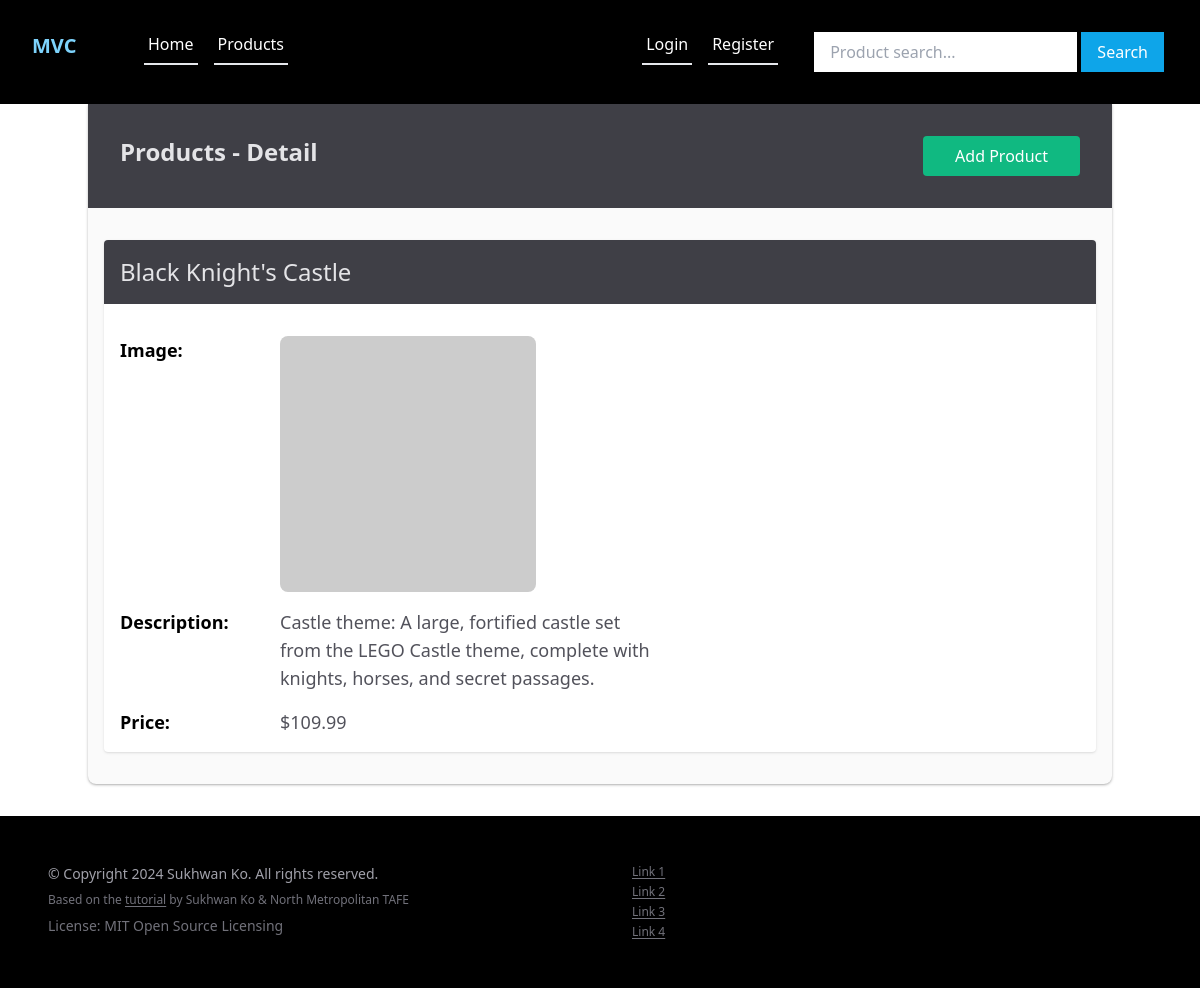
/products/6086, run on the app's committed database.
### tables this page shows
CREATE TABLE IF NOT EXISTS `products` (
	`id` BIGINT unsigned NOT NULL AUTO_INCREMENT,
	`user_id` bigint unsigned DEFAULT 10,
	`name` varchar(255) NOT NULL,
	`description` TEXT,
	`price` INT unsigned DEFAULT NULL,
	`created_at` TIMESTAMP NULL DEFAULT CURRENT_TIMESTAMP,
	PRIMARY KEY (`id`));

### App/Controllers/ProductController.php (called while the page is built, shortened)
<?php
class ProductController
{
  protected $db;
  public function __construct()
  {
    $config = require basePath('config/db.php');
    $this->db = new Database($config);
  }
  public function show($params)
  {
    $id = $params['id'] ?? '';
    $params = [
      'id' => $id
    ];
    $sql = 'SELECT * FROM products WHERE id = :id';
    $product = $this->db->query($sql, $params)->fetch();
    loadView('products/show', [
      'product' => $product
    ]);
  }
}

### public/index.php (called while the page is built, shortened)
<?php
require '../helpers.php';
$router = new Router();
$uri = parse_url($_SERVER['REQUEST_URI'], PHP_URL_PATH);
$router->route($uri);

### Framework/Session.php (called while the page is built, shortened)
<?php
class Session
{
  public static function has(string $key): bool
  {
    return isset($_SESSION[$key]);
  }
}

### Framework/Middleware/Authorise.php (called while the page is built, shortened)
<?php
class Authorise
{
  public function isAuthenticated(): bool
  {
    return Session::has('user');
  }
}

### config/db.php (called while the page is built)
<?php
return [
  'host' => 'db',
  'port' => 3306,
  'dbname' => 'sk_saas_vanilla_mvc',
  'username' => 'sk_saas_vanilla_mvc',
  'password' => 'PasswordSecret'
];

### Framework/Database.php (called while the page is built, shortened)
<?php
class Database
{
  public $conn;
  public function __construct(array $config)
  {
    $host = $config['host'];
    $port = $config['port'];
    $dbName = $config['dbname'];
    $dsn = "mysql:host={$host};port={$port};dbname={$dbName}";
    $options = [
      PDO::ATTR_ERRMODE => PDO::ERRMODE_EXCEPTION,
      PDO::ATTR_DEFAULT_FETCH_MODE => PDO::FETCH_OBJ
    ];
    $userName = $config['username'];
    $userPass = $config['password'];
    try {
      $this->conn = new PDO($dsn, $userName, $userPass, $options);
    } catch (PDOException $e) {
      throw new Exception("Query failed to execute: {$e->getMessage()}");
    }
  }
  public function query(string $query, array $params = []): PDOStatement
  {
    try {
      $statement = $this->conn->prepare($query);
      foreach ($params as $param => $value) {
        $statement->bindValue(':' . $param, $value);
      }
      $statement->execute();
      return $statement;
    } catch (PDOException $e) {
      throw new Exception("Query failed to execute: {$e->getMessage()}");
    }
  }
}

### App/views/products/show.view.php (the view, shortened to what this page needs)
<?php
loadPartial('navigation');
?>
<main class="container mx-auto bg-zinc-50 py-8 px-4 shadow shadow-black/25 rounded-b-lg flex flex-col flex-grow">
  <article>
    <header class="bg-zinc-700 text-zinc-200 -mx-4 -mt-8 p-8 mb-8 flex">
      <h1 class="grow text-2xl font-bold ">Products - Detail</h1>
      <p class="text-md flex-0 px-8 py-2 bg-emerald-500 hover:bg-emerald-600 text-white rounded transition ease-in-out duration-500">
        <a href="/products/create">Add Product</a>
      </p>
    </header>
    <section class="w-full bg-white shadow rounded p-4 flex flex-col gap-4">
      <h4 class="-mx-4 bg-zinc-700 text-zinc-200 text-2xl p-4 -mt-4 mb-4 rounded-t flex-0 flex justify-between">
        <?= $product->name ?>
      </h4>
      <section class="flex-grow flex flex-row">
        <h5 class="text-lg font-bold w-1/6 min-w-1/6">
          Image:
        </h5>
        <p class="grow">
          <img class="w-64 h-64 rounded-lg"
            src="https://dummyimage.com/200x200/a1a1aa/fff&text=Image+Here"
            alt="">
        </p>
      </section>
      <section class="flex-grow flex flex-row">
        <h5 class="text-lg font-bold w-1/6 min-w-1/6">
          Description:
        </h5>
        <p class="grow max-w-96 text-zinc-600 text-lg">
          <?= $product->description ?>
        </p>
      </section>
      <section class="flex-grow flex flex-row">
        <h5 class="text-lg font-bold w-1/6 min-w-1/6">
          Price:
        </h5>
        <p class="grow text-lg text-zinc-600">
          $<?= $product->price / 100 ?>
        </p>
      </section>
    </section>
  </article>
</main>
<?php
require_once basePath("App/views/partials/footer.view.php");
?>

### Framework/Router.php (shortened to what this page needs)
<?php
class Router
{
  protected $routes = [];
  public function registerRoute(string $method, string $uri, string $action, array $middleware = []): void
  {
    list($controller, $controllerMethod) = explode('@', $action);
    $this->routes[] = [
      'method' => $method,
      'uri'    => $uri,
      'controller' => $controller,
      'controllerMethod' => $controllerMethod,
      'Middleware' => $middleware,
    ];
  }
  public function route(string $uri): void
  {
    $requestMethod = $_SERVER['REQUEST_METHOD'];
    foreach ($this->routes as $route) {
      $uriSegments = explode('/', trim($uri, '/'));
      $routeSegments = explode('/', trim($route['uri'], '/'));
      if (
        count($uriSegments) === count($routeSegments)
        && strtoupper($route['method'] === $requestMethod)
      ) {
        $params = [];
        $match = true;
        $segments = count($uriSegments);
        for ($i = 0; $i < $segments; $i++) {
          if (
            $routeSegments[$i] !== $uriSegments[$i]
            && !preg_match('/\{(.+?)}/', $routeSegments[$i])
          ) {
            $match = false;
            break;
          }
          if (preg_match('/\{(.+?)}/', $routeSegments[$i], $matches)) {
            $params[$matches[1]] = $uriSegments[$i];
          }
        }
        if ($match) {
          $controllerMethod = $route['controllerMethod'];
          $controllerInstance = new $controller();
          $controllerInstance->$controllerMethod($params);
          return;
        }
      }
    }
  }
}

### App/views/partials/navigation.view.php (shortened to what this page needs)
<?php
$authenticated = new Authorise();
?>
<header class="bg-black text-white p-4 flex-grow-0 flex flex-row align-middle content-center">
  <h1 class="flex-0 w-32 text-xl p-4 ">
    <a href="#"
      class="py-4 px-4 -mx-4 -my-4 font-bold rounded text-sky-300 hover:text-sky-700 hover:bg-sky-300
            transition ease-in-out duration-500">
      MVC
    </a>
  </h1>
  <nav class="flex flex-row gap-4 py-4 flex-grow">
    <p><a href="/"
        class="pb-2 px-1 text-text-zinc-700-200 hover:text-sky-300
              border-0 border-b-2 hover:border-b-sky-500
              transition ease-in-out duration-500">
        Home
      </a></p>
    <p><a href="/products"
        class="pb-2 px-1 text-text-zinc-700-200 hover:text-sky-300
              border-0 border-b-2 hover:border-b-sky-500
              transition ease-in-out duration-500">
        Products
      </a></p>
    <div class="flex-grow"></div>
    <?php if ($authenticated->isAuthenticated()): ?>
      <form method="POST" action="/auth/logout" class="">
        <button class="pb-2 px-1 text-text-zinc-700-200 hover:text-sky-300
                      border-0 border-b-2 hover:border-b-sky-500
                      transition ease-in-out duration-500">
          <i class="fa fa-search"></i> Logout
        </button>
      </form>
    <?php else: ?>
      <p><a href="/auth/login"
          class="pb-2 px-1 text-text-zinc-700-200 hover:text-sky-300
                border-0 border-b-2 hover:border-b-sky-500
                transition ease-in-out duration-500">
          Login
        </a></p>
      <p><a href="/auth/register"
          class="pb-2 px-1 text-text-zinc-700-200 hover:text-sky-300
                border-0 border-b-2 hover:border-b-sky-500
                transition ease-in-out duration-500">
          Register
        </a></p>
    <?php endif; ?>
    <form method="GET" action="/products/search" class="block mx-5">
      <input type="text" name="keywords" placeholder="Product search..."
        class="w-full md:w-auto px-4 py-2 focus:outline-none" />
      <button class="w-full md:w-auto
                    bg-sky-500 hover:bg-sky-600
                    text-white
                    px-4 py-2
                    focus:outline-none transition ease-in-out duration-500">
        <i class="fa fa-search"></i> Search
      </button>
    </form>
  </nav>
</header>

### App/views/partials/footer.view.php (shortened to what this page needs)
<footer class="bg-black text-zinc-500 p-4 mt-8 flex flex-wrap flex-row text-sm">
  <section class="w-1/2 p-8 flex flex-col gap-2">
    <p class="text-zinc-400">&copy; Copyright 2024 Sukhwan Ko. All rights reserved.</p>
    <p class="text-xs">
      Based on the <a href="https://github.com/20111176/SK-Saas-Vanilla-MVC"
        class="text-zinc-500 hover:text-white underline underline-offset-2">tutorial</a>
      by <a href="https://yacmov.github.io"
        class="text-zinc-500 hover:text-white">Sukhwan Ko</a> &
      <a href="https://adygcode.github.io"
        class="text-zinc-500 hover:text-red-700">North Metropolitan TAFE</a>
    </p>
    <p>License: MIT Open Source Licensing</p>
  </section>
  <section class="w-1/2 p-8 text-xs">
    <ul class=" flex flex-col gap-1">
      <li><a href="#" class="text-zinc-500 hover:text-white underline underline-offset-2">Link 1</a></li>
      <li><a href="#" class="text-zinc-500 hover:text-white underline underline-offset-2">Link 2</a></li>
      <li><a href="#" class="text-zinc-500 hover:text-white underline underline-offset-2">Link 3</a></li>
      <li><a href="#" class="text-zinc-500 hover:text-white underline underline-offset-2">Link 4</a></li>
    </ul>
  </section>
</footer>
</body>
</html>

### data on the page
products: name "Black Knight's Castle", description "Castle theme: A large, fortified castle set from the LEGO Castle theme, complete with knights, horses, and secret passages.", $product->price/100 "109.99"
